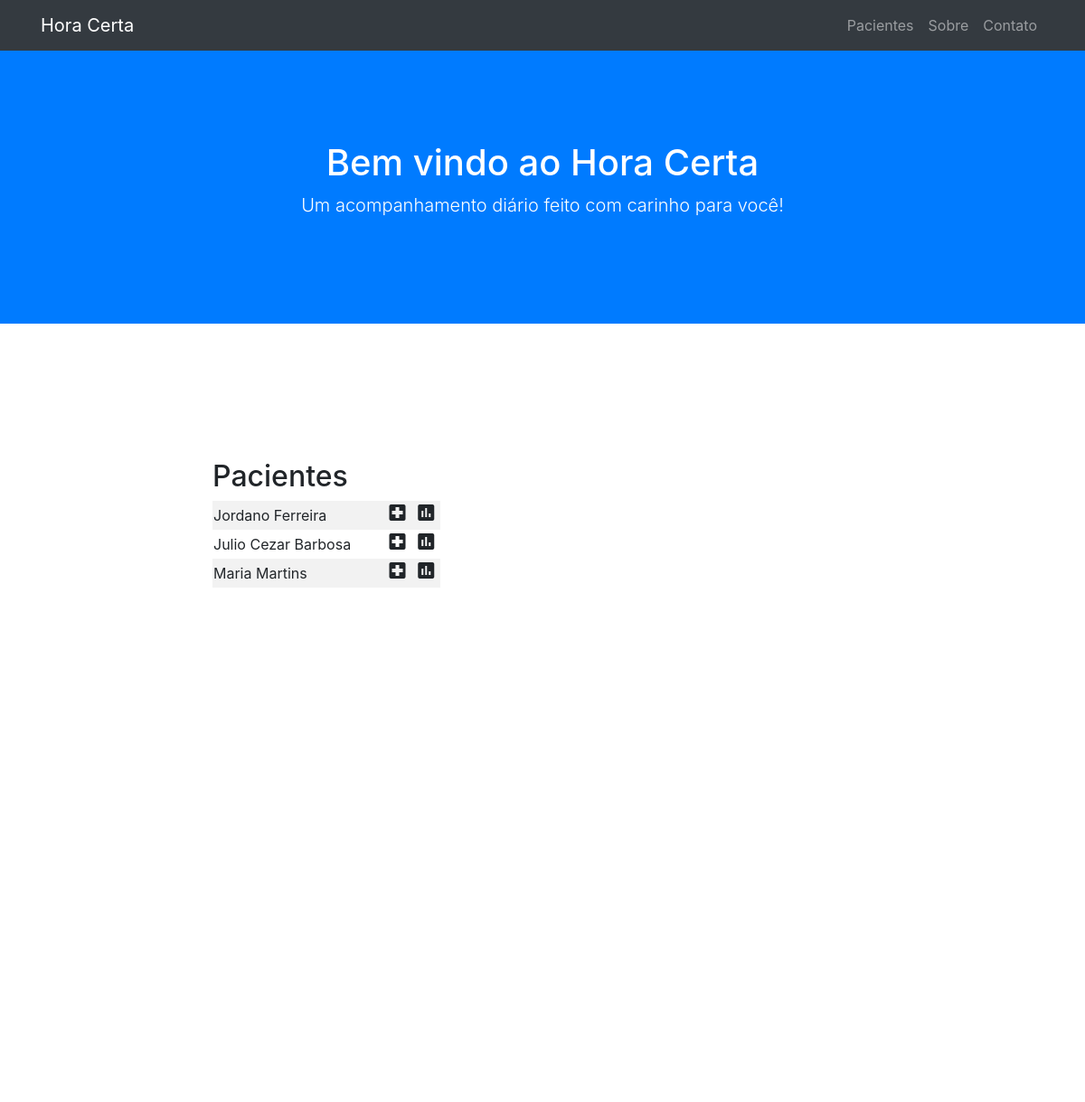
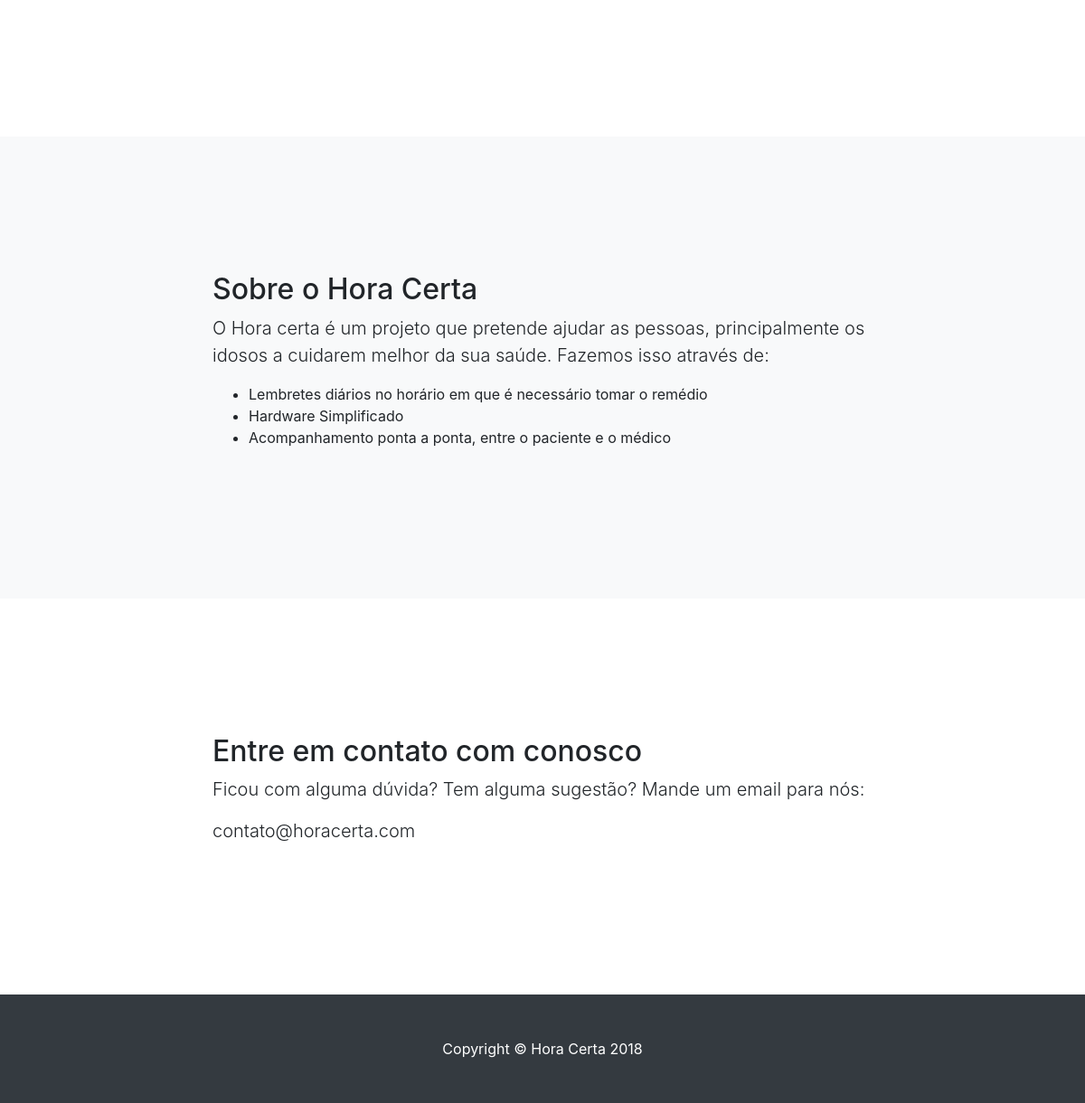
/doctor.php, run on the app's committed database (2 pictures, top to bottom).
### tables this page shows
CREATE TABLE Usuario
(
  email			  varchar(40)			NOT NULL,
  senha       varchar(40)     NOT NULL,
  cpf         varchar(40)     NOT NULL,
  nome				varchar(40)			NOT NULL,
  sobrenome   varchar(40)     NOT NULL,
  tipo        varchar(1)      NOT NULL,
  CONSTRAINT PK_cpf					  PRIMARY KEY (cpf)
);

### doctor.php (the view, shortened to what this page needs)
<!DOCTYPE html>
<html lang="en">
  <head>
    <link href="vendor/bootstrap/css/bootstrap.min.css" rel="stylesheet">
    <link href="css/scrolling-nav.css" rel="stylesheet">
  </head>
  <body id="page-top">
    <nav class="navbar navbar-expand-lg navbar-dark bg-dark fixed-top" id="mainNav">
      <div class="container">
        <a class="navbar-brand js-scroll-trigger" href="#page-top">Hora Certa </a>
        <div class="collapse navbar-collapse" id="navbarResponsive">
          <ul class="navbar-nav ml-auto">
            <li class="nav-item">
              <a class="nav-link js-scroll-trigger" href="#about">Pacientes</a>
            </li>
            <li class="nav-item">
              <a class="nav-link js-scroll-trigger" href="#services">Sobre</a>
            </li>
            <li class="nav-item">
              <a class="nav-link js-scroll-trigger" href="#contact">Contato</a>
            </li>
          </ul>
        </div>
      </div>
    </nav>
    <header class="bg-primary text-white">
      <div class="container text-center">
        <h1>Bem vindo ao Hora Certa</h1>
        <p class="lead">Um acompanhamento diário feito com carinho para você!</p>
      </div>
    </header>
    <section id="about">
      <div class="container">
        <div class="row">
          <div class="col-lg-8 mx-auto">
            <h2>Pacientes</h2>
              <div id="tabela">
                <?php
                      echo "<table>";
                      $dsn = 'mysql:host=127.0.0.1;dbname=horacerta_db';
                      $user = 'root';
                      $senha = 'abc123';
                      $pdo = new PDO($dsn, $user, $senha);
                      $sql = 'select * from Usuario WHERE tipo = "p"';
                      $result = $pdo->query($sql);
                      $result = $result->fetchAll(PDO::FETCH_ASSOC);
                      $result = json_encode($result);
                      $array = json_decode($result);
                      foreach($array as $json){
                       echo "<tr> <td>{$json->nome} {$json->sobrenome}</td><td><i class='material-icons' name='remed'>local_hospital</i></td><td><i class='material-icons' name='graf'>assessment</i></td><td style='visibility: hidden'>{$json->cpf}</td></tr>";
                     }
                     echo "</table>";
                ?>
                </div>
                <div id="g_chart">
                  <div id="curve_chart"  style="width: 700px; height: 500px"></div>
             </div>
          </div>
        </div>
      </div>
    </section>
    <section id="services" class="bg-light">
      <div class="container">
        <div class="row">
          <div class="col-lg-8 mx-auto">
            <h2>Sobre o Hora Certa</h2>
            <p class="lead">O Hora certa é um projeto que pretende ajudar as pessoas, principalmente os idosos a cuidarem melhor da sua saúde. Fazemos isso através de:</p>
            <ul>
              <li>Lembretes diários no horário em que é necessário tomar o remédio</li>
              <li>Hardware Simplificado</li>
              <li>Acompanhamento ponta a ponta, entre o paciente e o médico</li>
            </ul>
          </div>
        </div>
      </div>
    </section>
    <section id="contact">
      <div class="container">
        <div class="row">
          <div class="col-lg-8 mx-auto">
            <h2>Entre em contato com conosco</h2>
            <p class="lead">Ficou com alguma dúvida? Tem alguma sugestão? Mande um email para nós:</p>
            <p class="lead">contato@horacerta.com</p>
          </div>
        </div>
      </div>
    </section>
    <footer class="py-5 bg-dark">
      <div class="container">
        <p class="m-0 text-center text-white">Copyright &copy; Hora Certa 2018</p>
      </div>
    </footer>
  </body>
</html>

### css/scrolling-nav.css (style rules this page uses)
header { padding: 154px 0 100px; }
@media (min-width: 992px) { header { padding: 156px 0 100px; } }
section { padding: 150px 0; }

### doctor.php (style rules this page uses)
table { border-collapse: collapse; text-align: center; width: 400px; }
table tr td:first-child { text-align: left; }
#tabela table tr:nth-child(2n+1) { background-color: rgba(0, 0, 0, 0.05); }

### data on the page
usuario: nome "Jordano", sobrenome "Ferreira"
usuario: nome "Julio Cezar", sobrenome "Barbosa"
usuario: nome "Maria", sobrenome "Martins"
